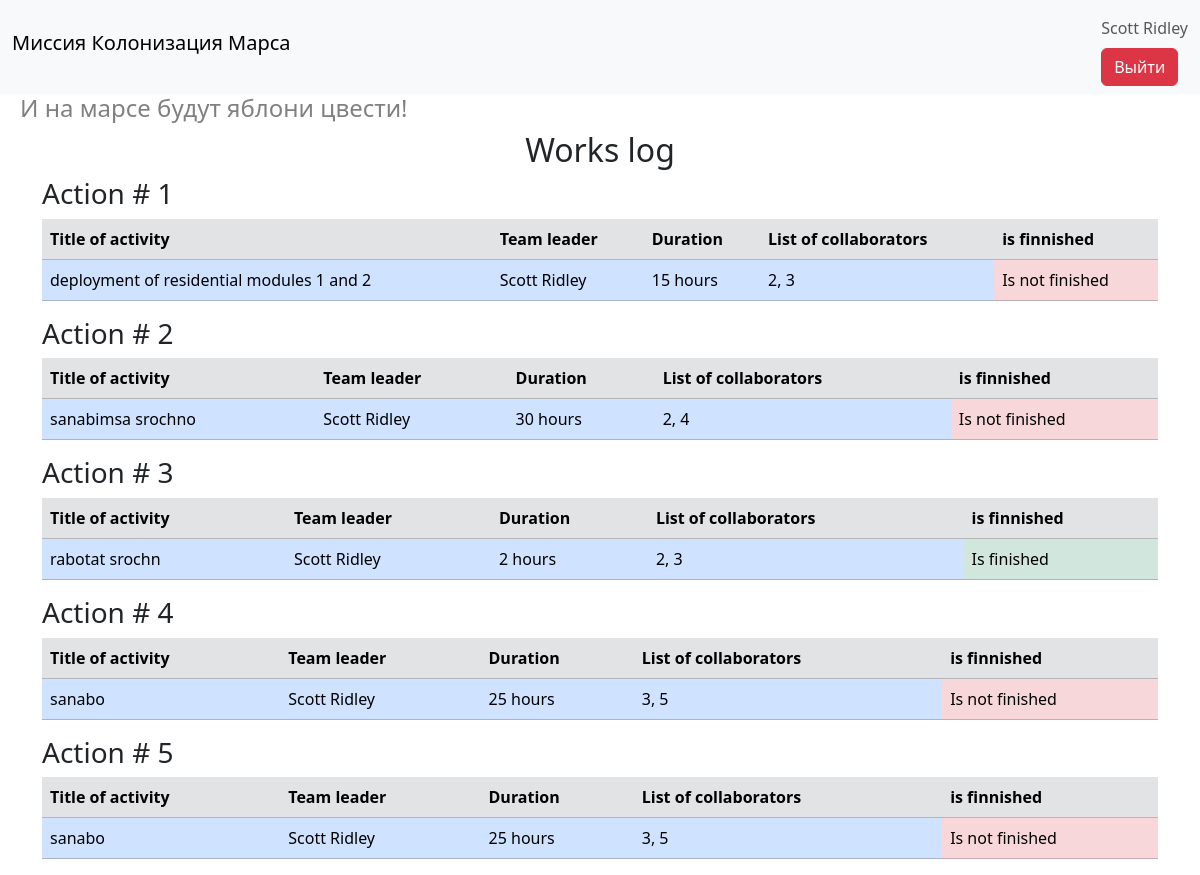
Page /index (signed in) on the committed database.
### data/users.py (models this page shows, shortened)
class User(SqlAlchemyBase, UserMixin, SerializerMixin):
    __tablename__ = 'users'
    id = Column(Integer, primary_key=True, autoincrement=True)
    surname = Column(String)
    name = Column(String)
    age = Column(Integer)
    position = Column(String)
    speciality = Column(String)
    address = Column(String)
    email = Column(String, unique=True)
    hashed_password = Column(String)
    modified_date = Column(DateTime)
    jobs = orm.relationship('Jobs', back_populates='user')
    def __repr__(self):
        return f'<Colonist> {self.id} {self.surname} {self.name}'

### data/jobs.py (models this page shows)
class Jobs(SqlAlchemyBase, SerializerMixin):
    __tablename__ = 'jobs'
    id = Column(Integer, primary_key=True, autoincrement=True)
    team_leader = Column(Integer, ForeignKey('users.id'))
    job = Column(String)
    work_size = Column(Integer)
    collaborators = Column(String)
    start_date = Column(DateTime)
    end_date = Column(DateTime)
    is_finished = Column(Boolean)
    user = orm.relationship('User')

### app.py (the view)
@app.route("/")
@app.route("/index")
def index():
    session = db_session.create_session()
    result = session.query(Jobs, User).join(
        User,
        Jobs.team_leader == User.id
    )
    for i in result:
        print(i)
    return render_template("index.html", title="Это база", result=result)

### app.py (called while the page is built)
@login_manager.user_loader
def user_loader(user_id):
    session = db_session.create_session()
    return session.get(User, user_id)

### data/db_session.py (called while the page is built)
def create_session() -> Session:
    global __factory
    return __factory()

### templates/index.html
{% extends "base.html" %}
{% block content %}
<div class="container">
    <div class="row">
        <div class="col">
            <h2 class="text-center">Works log</h2>
        </div>
    </div>
    {% for jobs, user in result %}
    <div class="row">
        <div class="col">
            <h3>Action # {{ jobs.id }}</h3>
        </div>
    </div>
    <div class="row">
        <div class="col">
            <table class="table">
                <tr class="table-secondary">
                    <th>Title of activity</th>
                    <th>Team leader</th>
                    <th>Duration</th>
                    <th>List of collaborators</th>
                    <th>is finnished</th>
                </tr>
                <tr class="table-primary">
                    <td>{{ jobs.job }}</td>
                    <td>{{ user.surname }} {{ user.name }}</td>
                    <td>{{ jobs.work_size }} hours</td>
                    <td>{{ jobs.collaborators }}</td>
                    {% if jobs.is_finished %}
                    <td class="table-success">Is finished</td>
                    {% else %}
                    <td class="table-danger">Is not finished</td>
                    {% endif %}
                </tr>
            </table>
        </div>
    </div>
    {% endfor %}
</div>
{% endblock %}

### templates/base.html (shortened to what this page needs)
<!DOCTYPE html>
<html lang="ru">
<head>
    <link href="https://cdn.jsdelivr.net/npm/bootstrap@5.3.8/dist/css/bootstrap.min.css" rel="stylesheet"
>
    <link rel="stylesheet" href="{{ url_for('static', filename='css/style.css')}}">
</head>
<body>
    <nav class="navbar bg-body-tertiary">
     <div class="container-fluid">
            <h1 class="navbar-brand">Миссия Колонизация Марса</h1>
            <ul class="navbar-nav">
                {% if current_user.is_authenticated %}
                <li class="nav-item">
                    <a href="#" class="nav-link">{{ current_user.surname }} {{ current_user.name }}</a>
                </li>
                <li class="nav-item">
                    <a href="/logout" class="btn btn-danger">Выйти</a>
                </li>
                {% else %}
                <li class="nav-item">
                    <a href="/login" class="btn btn-primary">Войти</a>
                    <a href="/registration" class="btn btn-success">Зарегистрироваться</a>
                </li>
                {% endif %}
            </ul>
        </div>
    </nav>
    <h4>И на марсе будут яблони цвести!</h4>
    {% block content %}{% endblock %}
</body>
</html>

### static/css/style.css (style rules this page uses)
h4 { color: gray; padding-left: 20px; }

### rows in the picture
User: surname "Scott", name "Ridley"
Jobs: id "1", job "deployment of residential modules 1 and 2", surname "Scott", name "Ridley", work_size "15", collaborators "2, 3", is_finished "Is not finished"
Jobs: id "2", job "sanabimsa srochno", surname "Scott", name "Ridley", work_size "30", collaborators "2, 4", is_finished "Is not finished"
Jobs: id "3", job "rabotat srochn", surname "Scott", name "Ridley", work_size "2", collaborators "2, 3", is_finished "Is finished"
Jobs: id "4", job "sanabo", surname "Scott", name "Ridley", work_size "25", collaborators "3, 5", is_finished "Is not finished"
Jobs: id "5", job "sanabo", surname "Scott", name "Ridley", work_size "25", collaborators "3, 5", is_finished "Is not finished"
